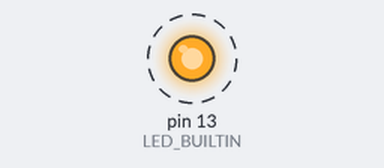
Simulated run of this sketch. Board: Arduino Uno, built with avr-gcc and run on an emulated ATmega328P. Parts: output pins drawn as LEDs (lit = HIGH). Dashed ring = blinking.

Above: at 3.2 s.
Timing chart, 0 to 6.0 s (numbered marks = the images above):
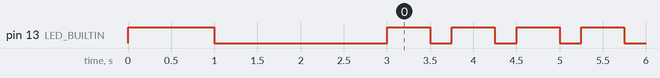

Measured:
- by itself, pin 13 (LED_BUILTIN): repeats every 0.75 s: HIGH 0.50 s, LOW 0.25 s

The sketch:

Blink_example.ino
```cpp
void setup() {
  // initialize digital pin LED_BUILTIN as an output
  pinMode(LED_BUILTIN, OUTPUT);

  // this part only happens once immediately after the upload completes
  digitalWrite(LED_BUILTIN, HIGH); // LED turns on
  delay(1000);                     // on for a second
  digitalWrite(LED_BUILTIN, LOW);  // LED turns off
  delay(2000);                     // off for 2 seconds
}

// the loop function starts after the part above, and it will then continue forever
void loop() {
  digitalWrite(LED_BUILTIN, HIGH);  // turn the LED on
  delay(500);                      // wait for 0.5 seconds
  digitalWrite(LED_BUILTIN, LOW);   // turn the LED off
  delay(250);                      // wait for 0.25 seconds
}

  // First, I copy and pasted the pre-written program, Blink, onto my own sketch.
  // I added a portion in void setup() function that would tell the LED to turn on for
  // one second and then turn off for two. I wrote it here so that it would only happen
  // one time immediately after the program was uploaded to the Arduino Uno.
  // Then, I modified the loop delay() values so that the LED is on for half
  // a second and then off for a quarter of a second. This repeats forever.
```
